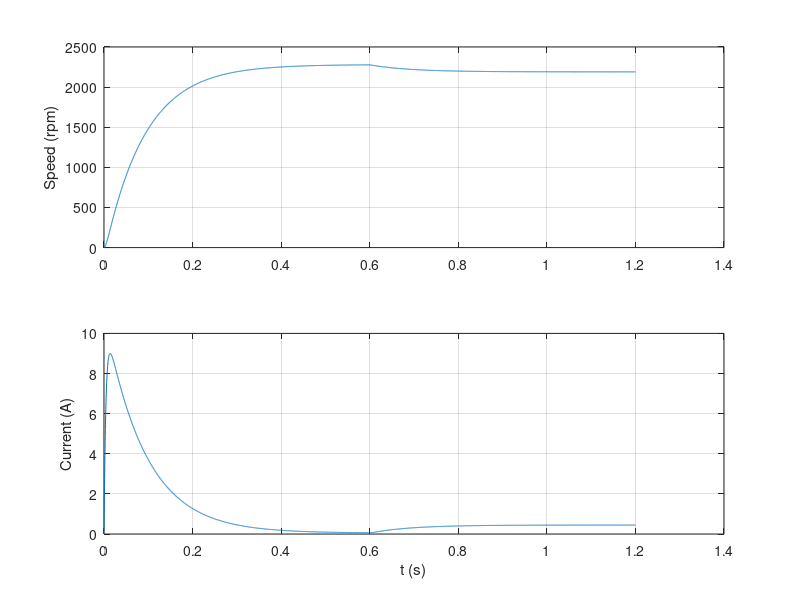

This figure's MATLAB source:
% Day 094 · Physical Modelling with Simscape and Simulink-Supported Hardware — A DC motor model (what a Simscape motor block solves)
% Run: open this file in MATLAB and press Run (or type example_3 in the Command Window)

% Armature: L di/dt = V - R i - Ke w ;  Mechanics: J dw/dt = Kt i - b w - T_load
R = 1.2; L = 0.005; Ke = 0.05; Kt = 0.05; J = 2e-4; b = 1e-5; V = 12;
T_load = @(t) 0.02 * (t >= 0.6);                % a load torque applied at 0.6 s
f = @(t, s) [(V - R*s(1) - Ke*s(2))/L; (Kt*s(1) - b*s(2) - T_load(t))/J];
[t, S] = ode45(f, [0 1.2], [0; 0], odeset('MaxStep', 1e-3));
subplot(2, 1, 1); plot(t, S(:, 2)*60/(2*pi)); ylabel('Speed (rpm)'); grid on
subplot(2, 1, 2); plot(t, S(:, 1)); ylabel('Current (A)'); xlabel('t (s)'); grid on
fprintf('No-load speed %.0f rpm, loaded speed %.0f rpm\n', interp1(t, S(:, 2), 0.59)*60/(2*pi), S(end, 2)*60/(2*pi));
